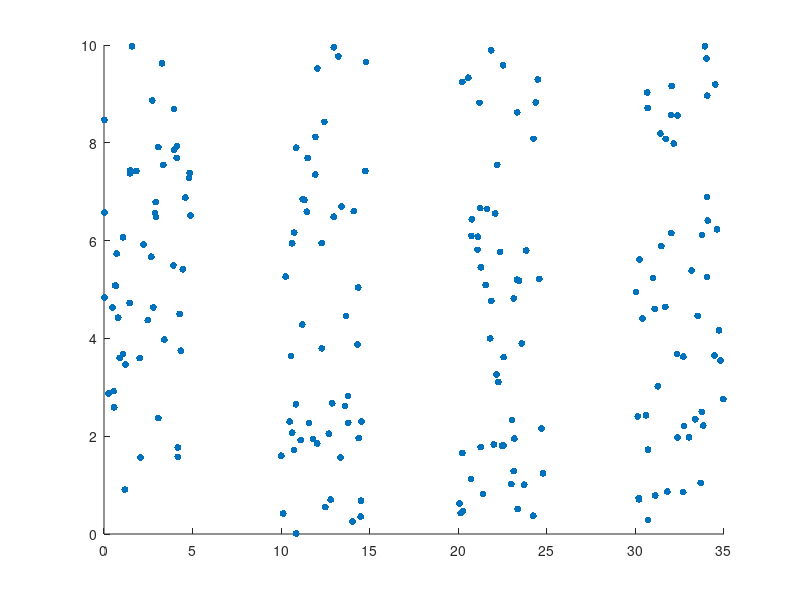
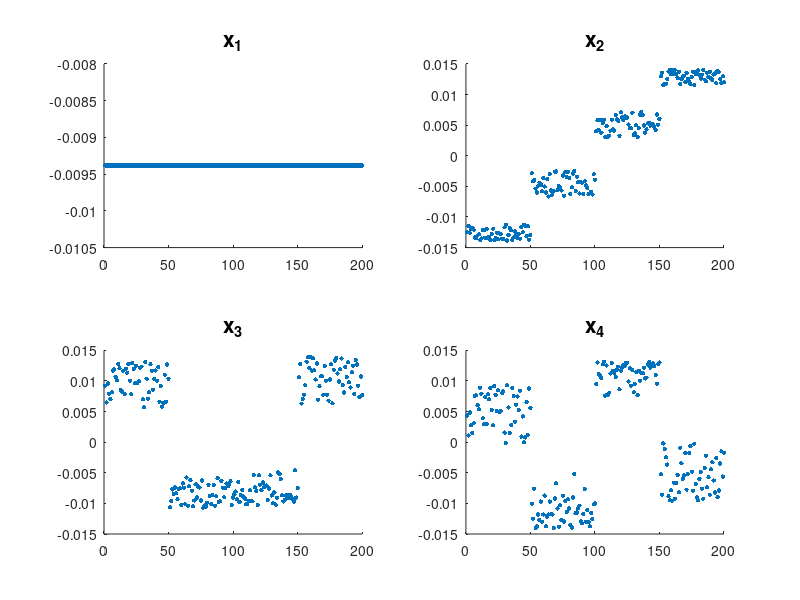
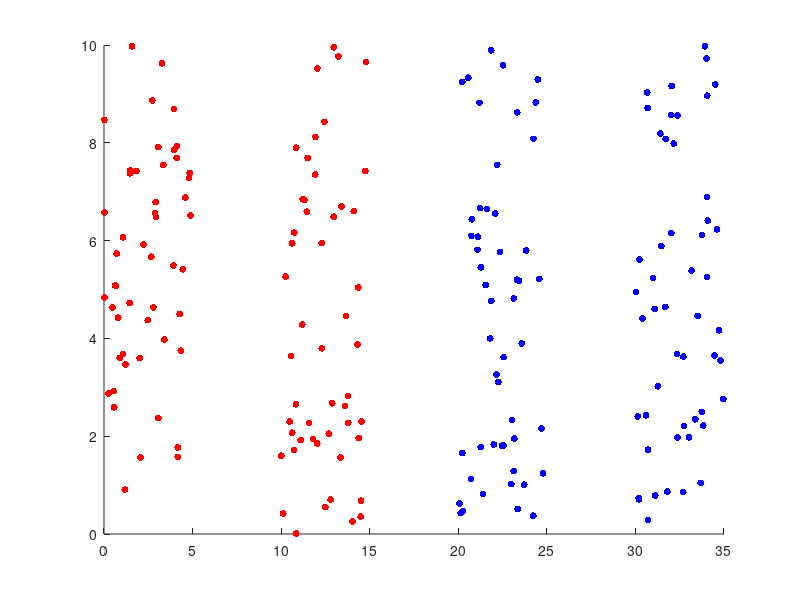
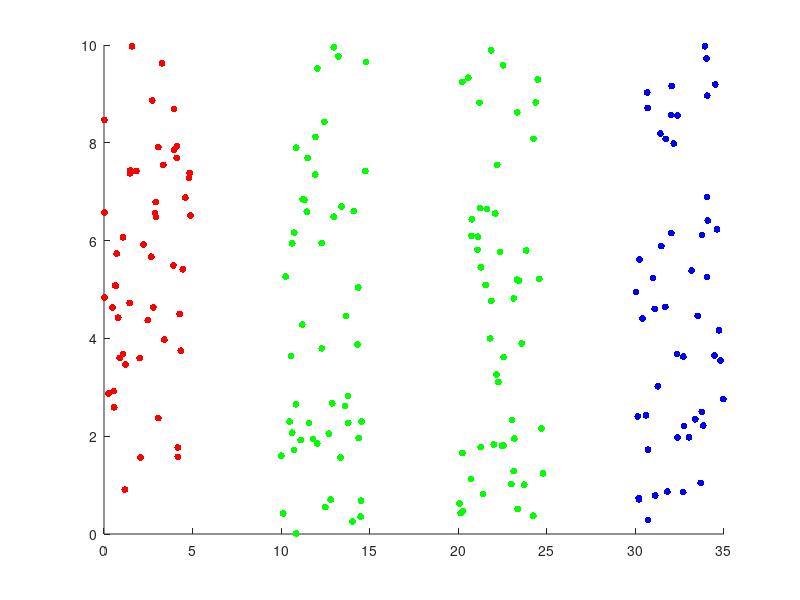

Write MATLAB code to recreate these figures, in order.
close all;clear all;
%% Generate random data set
ns = 50;
offset = 10;

S1 = rand(ns,2);
S1(:,1) = S1(:,1)*5;
S1(:,2) = S1(:,2)*10;

S2 = rand(ns,2);
S2(:,1) = S2(:,1)*5+offset;
S2(:,2) = S2(:,2)*10;

S3 = rand(ns,2);
S3(:,1) = S3(:,1)*5+offset*2;
S3(:,2) = S3(:,2)*10;

S4 = rand(ns,2);
S4(:,1) = S4(:,1)*5+offset*3;
S4(:,2) = S4(:,2)*10;

S = [S1;S2;S3;S4];
n = size(S,1);

%% Compute the weight matrix W
sigma = 2;
W = zeros(n,n);
for i = 1:n
    for j = 1:n
        W(i,j) = exp(-sqrt(sum((S(i,:)-S(j,:)).^2))/(2*sigma^2));
    end
end

%% Compute the Laplacian
d = sum(W,2);
D = diag(d);
L = diag(d)-W;

%% Solve the eigenvalue problem
[X,lambda] = eig(L,D);
lambdad = diag(lambda);

%% Cluster the eigvectors by K-means
numEigenvalues = 4;
Y = zeros(n,numEigenvalues);
for i = 1:n
    Y(i,:) = X(i,1:numEigenvalues)/...
        norm(X(i,1:numEigenvalues));
end

%% Try different numbers of clusters and plot
numClusters1 = 2;
c1 = kmeans(Y(:,1:numClusters1),numClusters1);
numClusters2 = 3;
c2 = kmeans(Y(:,1:numClusters2),numClusters2);
numClusters3 = 4;
c3 = kmeans(Y(:,1:numClusters3),numClusters3);
area = 25;
area2 = 10;

figure(1);
scatter(S(:,1),S(:,2),area,'filled');
%title('Original Data','FontSize', 15);

figure(2);
for i = 1:4
    subplot(2,2,i);
    scatter((1:n)',X(:,i),area2,'filled');
    title(strcat('x_',int2str(i)),'FontSize', 15);
end

% 2-way clustering
figure(3);
for i = 1:n
    switch c1(i)
        case 1
            scatter(S(i,1),S(i,2),area,'r','filled');
        case 2 
            scatter(S(i,1),S(i,2),area,'b','filled');
        case 3 
            scatter(S(i,1),S(i,2),area,'g','filled');
        case 4 
            scatter(S(i,1),S(i,2),area,'k','filled'); 
    end
    hold on;
end
%title('2-way Partitioning','FontSize', 15);

% 3-way clustering
figure(4);
for i = 1:n
    switch c2(i)
        case 1
            scatter(S(i,1),S(i,2),area,'r','filled');
        case 2 
            scatter(S(i,1),S(i,2),area,'b','filled');
        case 3 
            scatter(S(i,1),S(i,2),area,'g','filled');
        case 4 
            scatter(S(i,1),S(i,2),area,'k','filled'); 
    end
    hold on;
end
%title('3-way Partitioning','FontSize', 15);     

% 4-way clustering
figure(5);
for i = 1:n
    switch c3(i)
        case 1
            scatter(S(i,1),S(i,2),area,'r','filled');
        case 2 
            scatter(S(i,1),S(i,2),area,'b','filled');
        case 3 
            scatter(S(i,1),S(i,2),area,'g','filled');
        case 4 
            scatter(S(i,1),S(i,2),area,'k','filled'); 
    end
    hold on;
end
%title('4-way Partitioning','FontSize', 15);     
